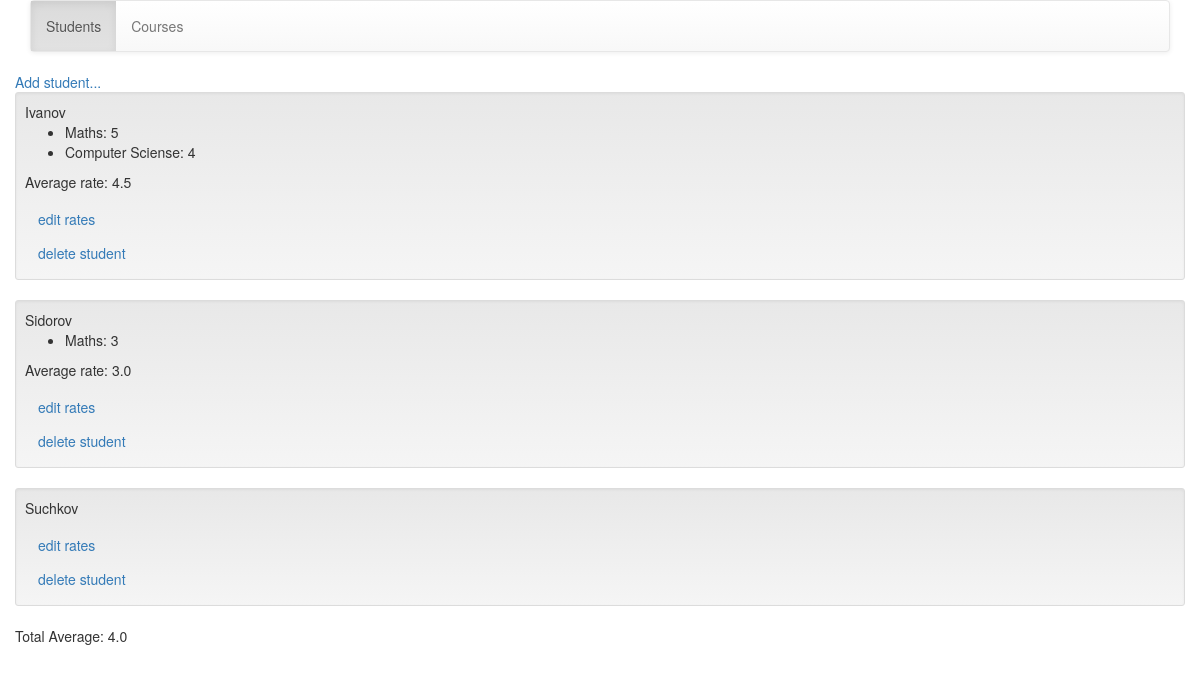
The page / on the database its author committed.
### students/models.py (models this page shows, shortened)
class Student(models.Model):
    name = models.CharField(max_length=200)
    def average_rate(self):
        return Rating.average_rate(student=self)

class Rating(models.Model):
    student = models.ForeignKey(Student)
    course = models.ForeignKey(Course)
    rate = models.IntegerField(default=0)
    @staticmethod
    def average_rate(student=None, course=None):
        filter = {k: v for k, v in locals().items() if v}
        return Rating.objects.filter(**filter).aggregate(avg_rate=models.Avg('rate'))['avg_rate']

class Course(models.Model):
    name = models.CharField(max_length=200)

### students/views.py (the view)
# urls.py: url(r'^$', views.IndexView.as_view(), name='students'),
class IndexView(IndexViewWithAverage):
    template_name = 'students/students.html'
    context_object_name = 'students'
    def get_queryset(self):
        return Student.objects.all()

### students/views.py (called while the page is built)
    def get_context_data(self, **kwargs):
        data = super(IndexViewWithAverage, self).get_context_data(**kwargs)
        data['total_average'] = Rating.average_rate()
        return data

### students/templates/students/students.html (shortened to what this page needs)
{% extends "students/base.html" %}
{% block content %}
<a href="{% url 'add_student' %}">Add student...</a>
{% for student in students %}
    <div class="well well-sm">
        {{ student.name }}
        <ul>
            {% for rating in student.rating_set.all %}
            <li>{{ rating.course.name }}: {{ rating.rate }}</li>
            {% endfor %}
        </ul>
        {% if student.rating_set.count %}
            <p>Average rate: {{ student.average_rate }}</p>
        {% endif %}
        <a href="{% url 'edit_rates' student.id %}" class="btn btn-link">edit rates</a>
        <form method="post" action="{% url 'delete_student' student.id %}">
            <input type="submit" class="btn btn-link" value="delete student">
        </form>
    </div>
{% endfor %}
<p>Total Average: {{ total_average }}</p>
{% endblock %}

### students/templates/students/base.html (shortened to what this page needs)
<!DOCTYPE html>
<html lang="en">
<head>
    <link rel="stylesheet" href="https://maxcdn.bootstrapcdn.com/bootstrap/3.3.5/css/bootstrap.min.css">
    <link rel="stylesheet" href="https://maxcdn.bootstrapcdn.com/bootstrap/3.3.5/css/bootstrap-theme.min.css">
</head>
<body>
</body>
    <div class="container">
        <div class="navbar navbar-default">
            <ul class="nav navbar-nav">
                <li id="navitem-students"><a href="{% url 'students' %}">Students</a></li>
                <li id="navitem-courses"><a href="{% url 'courses' %}">Courses</a></li>
            </ul>
        </div>
        <div class="row">
            <div class="span12">
                {% block content %}{% endblock %}
            </div>
        </div>
    </div>
</html>

### rows shown on the page
Student: name "Ivanov", average_rate "4.5"
Rating: course.name "Maths", rate "5"
Rating: course.name "Computer Sciense", rate "4"
Student: name "Sidorov", average_rate "3.0"
Rating: course.name "Maths", rate "3"
Student: name "Suchkov"

### other values the page prints
{{ total_average }} "4.0"
